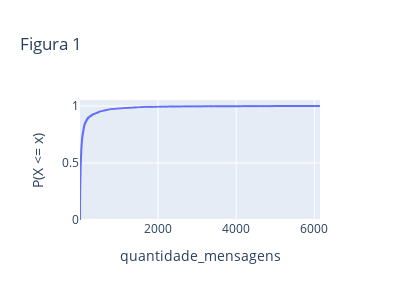
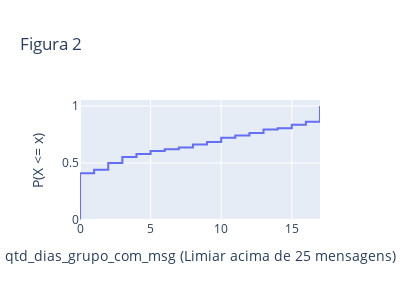
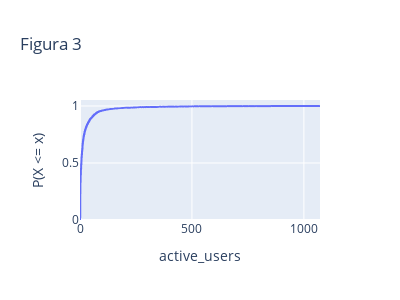

Write notebook code for charts like these, in order.
### Markdown cell above
A [função de distribuição acumulada](https://support.minitab.com/pt-br/minitab/help-and-how-to/probability-distributions-random-data-and-resampling-analyses/supporting-topics/basics/using-the-cumulative-distribution-function-cdf/) tem como objetivo verificar, dada uma variável aleatória X, qual a probabilidade dessa quantidade (X) ser menor ou igual a determinado x.  
Como exemplo no nosso caso:  
Se selecionarmos aleatoriamente uma quantidade de mensagens (X), qual a probabilidade dessa variável conter até 100 mensagens (x)?

Formalmente, temos sua definição como:

$$F(x) = P(X \leq{x})$$


Abaixo, é calculado o CDF das seguintes variáveis: 
- quantidade de mensagens por dia de cada grupo  
- quantidade de usuários ativos por dia de cada grupo
- quantidade de dias por grupo que sobram para analisar depois de fazermos o corte com o mínimo número de mensagens que desejamos.  

Todas essas 3 variáveis aleatórias nossa que desejamos analisar são [discretas](https://support.minitab.com/pt-br/minitab/help-and-how-to/statistical-modeling/regression/supporting-topics/basics/what-are-categorical-discrete-and-continuous-variables/).

O 'min_number_of_messages' foi definido com base no CDF da quantidade de mensagens.

- Exemplo: Se selecionarmos aleatoriamente uma quantidade de mensagens, qual a probabilidade de que contenha até 100 mensagens?  

 De acordo com o CDF da 'quantidade_mensagens', aproximadamente 80.6%.
 Ou seja, ao definirmos o mínimo número de mensagens que queremos como 100, vamos eliminar cerca de 80.6% dos dias-grupo que não possuem essa quantidade mínima de mensagens.  
 
 Do restante (19.4%) que possuem mais que 100 mensagens/dia-grupo, quantos dias por grupo que temos para analisar?  
 Para responder essa pergunta, é feito o CDF da quantidade de dias/grupo com o mínimo número de mensagens definido como 100 nesse exemplo.

### Code cell
df_cdf_messages_active_users, df_cdf_days = data_visualization.get_dfs_for_distribution_function(groups, MIN_NUMBER_OF_MESSAGES)
messages_distribution_fig, active_users_distribution_fig, days_distribution_fig = data_visualization.cumulative_distribution_function(df_cdf_messages_active_users, df_cdf_days, MIN_NUMBER_OF_MESSAGES)
messages_distribution_fig.show()
days_distribution_fig.show()
active_users_distribution_fig.show()

### Figure 1 — Plotly figure (JSON) as saved in the notebook; plotly's stock layout.template omitted (floating-point values rounded to 4 significant figures; data arrays with more than 128 entries replaced by an {"elided": "..."} marker saying what was removed)
{"data": [{"hovertemplate": "quantidade_mensagens=%{x}<br>probability=%{y}<extra></extra>", "legendgroup": "", "line": {"dash": "solid", "shape": "hv"}, "marker": {"color": "#636efa", "symbol": "circle"}, "mode": "lines", "name": "", "showlegend": false, "type": "scattergl", "x": {"elided": "3334 int values"}, "xaxis": "x", "y": {"elided": "3334 float values"}, "yaxis": "y"}], "layout": {"height": 300, "legend": {"tracegroupgap": 0}, "title": {"text": "Figura 1"}, "width": 400, "xaxis": {"anchor": "y", "domain": [0, 1], "title": {"text": "quantidade_mensagens"}}, "yaxis": {"anchor": "x", "domain": [0, 1], "rangemode": "tozero", "title": {"text": "P(X <= x)"}}}}

### Figure 2 — Plotly figure (JSON) as saved in the notebook; plotly's stock layout.template omitted (floating-point values rounded to 4 significant figures; data arrays with more than 128 entries replaced by an {"elided": "..."} marker saying what was removed)
{"data": [{"hovertemplate": "num_dias_grupo_com_mensagem=%{x}<br>probability=%{y}<extra></extra>", "legendgroup": "", "line": {"dash": "solid", "shape": "hv"}, "marker": {"color": "#636efa", "symbol": "circle"}, "mode": "lines", "name": "", "orientation": "v", "showlegend": false, "type": "scatter", "x": {"elided": "266 int values"}, "xaxis": "x", "y": {"elided": "266 float values"}, "yaxis": "y"}], "layout": {"height": 300, "legend": {"tracegroupgap": 0}, "title": {"text": "Figura 2"}, "width": 400, "xaxis": {"anchor": "y", "domain": [0, 1], "title": {"text": "qtd_dias_grupo_com_msg (Limiar acima de 25 mensagens)"}}, "yaxis": {"anchor": "x", "domain": [0, 1], "rangemode": "tozero", "title": {"text": "P(X <= x)"}}}}

### Figure 3 — Plotly figure (JSON) as saved in the notebook; plotly's stock layout.template omitted (floating-point values rounded to 4 significant figures; data arrays with more than 128 entries replaced by an {"elided": "..."} marker saying what was removed)
{"data": [{"hovertemplate": "active_users=%{x}<br>probability=%{y}<extra></extra>", "legendgroup": "", "line": {"dash": "solid", "shape": "hv"}, "marker": {"color": "#636efa", "symbol": "circle"}, "mode": "lines", "name": "", "showlegend": false, "type": "scattergl", "x": {"elided": "3334 int values"}, "xaxis": "x", "y": {"elided": "3334 float values"}, "yaxis": "y"}], "layout": {"height": 300, "legend": {"tracegroupgap": 0}, "title": {"text": "Figura 3"}, "width": 400, "xaxis": {"anchor": "y", "domain": [0, 1], "title": {"text": "active_users"}}, "yaxis": {"anchor": "x", "domain": [0, 1], "rangemode": "tozero", "title": {"text": "P(X <= x)"}}}}
